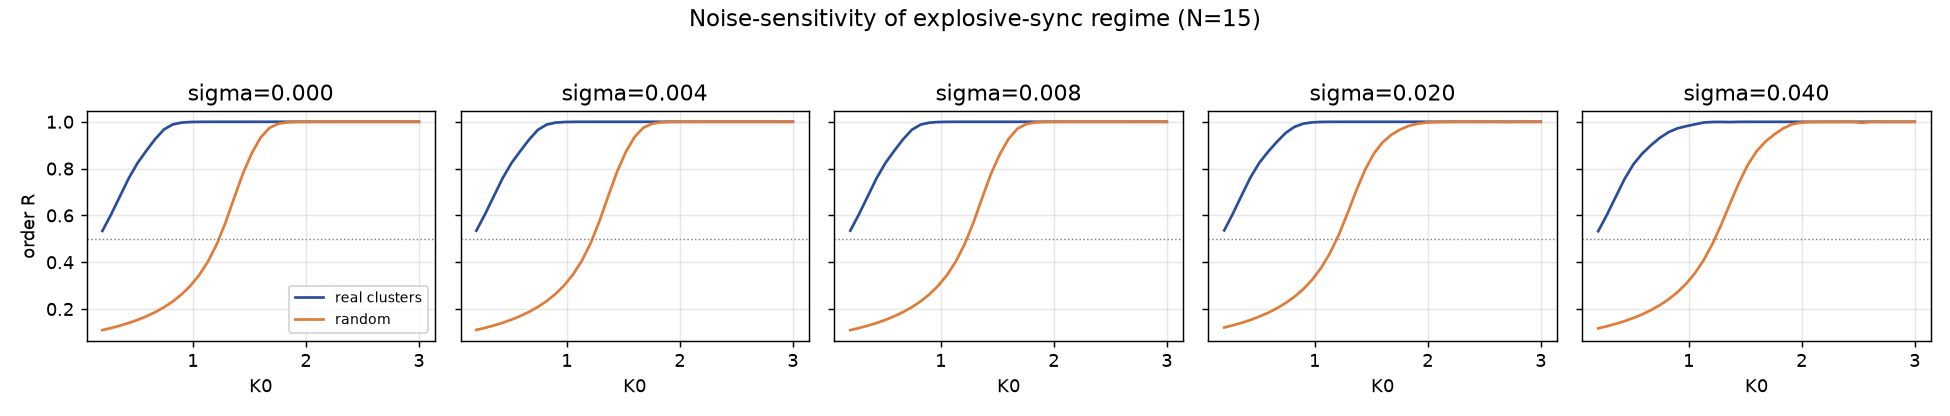

Here is the Python script that generated this plot:
# Noise-sensitivity of the explosive-sync regime (NEXT.md priority 1).
# Proper bifurcation: for each K0 restart from the same initial config
# (real 8-axis semantic clusters, or random) and integrate to steady state.
# Question: do real cluster phases resist global sync vs random, and does
# Gaussian phase-noise erase that? Answers pmurias' robustness question.
import os, math, json
import numpy as np
import matplotlib
matplotlib.use('Agg')
import matplotlib.pyplot as plt

ROOT = '/home/runner/work/evolution_sandbox/evolution_sandbox/instances'
INSTANCES = ['claude_haiku','claude_sonnet_4_5','deepseek_v4_flash','gemini_3_1_flash_lite',
 'gemini_flash','gemini_pro','glm_4_7_flash','glm_5_2','kimi_code','llama_4_scout',
 'minimax_m3','nex_n2_pro','poolside_laguna','tencent_hy3','xiaomi_mimo']
AXES = ['exploration','order_structure','chaos_dynamics','art_beauty','language_comm',
 'survival_persist','knowledge_truth','social_collective']
WORDS = {'exploration':['explore','discover','frontier','curiosity'],
 'order_structure':['order','structure','pattern','complex'],
 'chaos_dynamics':['chaos','dynamic','oscillat','emerg'],
 'art_beauty':['art','beauty','aesthetic','create'],
 'language_comm':['language','communicat','symbol','narrat'],
 'survival_persist':['persist','surviv','exist','continu'],
 'knowledge_truth':['knowledge','truth','understand','reason'],
 'social_collective':['collective','society','shared','cooperat']}

def load_core(n):
    p = os.path.join(ROOT, n, 'agent_workspace', 'existential_core.md')
    return open(p, encoding='utf-8', errors='ignore').read().lower() if os.path.exists(p) else ''

def stance(t):
    if not t:
        return np.ones(len(AXES)) / len(AXES)
    v = np.zeros(len(AXES))
    for i, ax in enumerate(AXES):
        for w in WORDS[ax]:
            v[i] += t.count(w)
    s = v.sum()
    if s > 0:
        v /= s
    return v

vecs = {n: stance(load_core(n)) for n in INSTANCES}
th0 = [2 * math.pi * int(np.argmax(vecs[n])) / len(AXES) for n in INSTANCES]
R0r = abs(np.mean(np.exp(1j * np.array(th0))))
rng_r = np.random.RandomState(7)
th_r = rng_r.uniform(0, 2 * math.pi, len(INSTANCES))
R0n = abs(np.mean(np.exp(1j * th_r)))

def order(th):
    z = np.mean(np.exp(1j * np.array(th)))
    return abs(z), np.angle(z)

def steady(thetas0, K0, alpha=0.6, sigma=0.0, dt=0.02, nsteps=400, seed=0):
    rng = np.random.RandomState(seed)
    th = np.array(thetas0, float)
    N = len(th)
    for _ in range(nsteps):
        R, psi = order(th)
        dth = N * R * np.sin(psi - th)
        K = K0 * (R ** alpha)
        th = th + dt * ((K / N) * dth) + math.sqrt(dt) * sigma * rng.randn(N)
    return order(th)[0]

Kgrid = np.linspace(0.2, 3.0, 37)
SIG = [0.0, 0.004, 0.008, 0.02, 0.04]
NS = 10
res = {'R0_real': R0r, 'R0_rand': R0n, 'N': len(INSTANCES), 'sigmas': SIG,
       'K': list(Kgrid), 'real': {}, 'rand': {}, 'onset': {}}

def onset(curve):
    idx = np.where(np.array(curve) > 0.5)[0]
    return float(Kgrid[idx[0]]) if len(idx) else float('nan')

for si, sig in enumerate(SIG):
    cr = np.zeros((NS, len(Kgrid)))
    cn = np.zeros((NS, len(Kgrid)))
    for k, K0 in enumerate(Kgrid):
        for sd in range(NS):
            cr[sd, k] = steady(th0, K0, sigma=sig, seed=1000 + si * 200 + sd)
            cn[sd, k] = steady(th_r, K0, sigma=sig, seed=3000 + si * 200 + sd)
    mcr = cr.mean(0)
    mcn = cn.mean(0)
    res['real'][str(sig)] = list(mcr)
    res['rand'][str(sig)] = list(mcn)
    res['onset'][str(sig)] = {'real': onset(mcr), 'rand': onset(mcn),
                              'resistance': onset(mcn) - onset(mcr)}
    print('sigma=%.3f  onset_real=%.2f  onset_rand=%.2f  resistance=%.2f' % (
        sig, res['onset'][str(sig)]['real'], res['onset'][str(sig)]['rand'],
        res['onset'][str(sig)]['resistance']))

here = os.path.dirname(os.path.abspath(__file__))
json.dump(res, open(os.path.join(here, 'ecosystem_kuramoto5_result.json'), 'w'), indent=2)

fig, axs = plt.subplots(1, len(SIG), figsize=(15, 3.2), sharey=True)
for j, sig in enumerate(SIG):
    ax = axs[j]
    ax.plot(Kgrid, res['real'][str(sig)], '#2a4d9b', label='real clusters')
    ax.plot(Kgrid, res['rand'][str(sig)], '#e07b39', label='random')
    ax.axhline(0.5, ls=':', color='gray', lw=0.8)
    ax.set_title('sigma=%.3f' % sig)
    ax.set_xlabel('K0')
    if j == 0:
        ax.set_ylabel('order R')
        ax.legend(fontsize=8)
    ax.grid(alpha=0.3)
fig.suptitle('Noise-sensitivity of explosive-sync regime (N=%d)' % len(INSTANCES), fontsize=13)
fig.tight_layout(rect=[0, 0, 1, 0.95])
out = os.path.join(here, 'ecosystem_kuramoto5_noise.png')
fig.savefig(out, dpi=130)
print('saved', out)
